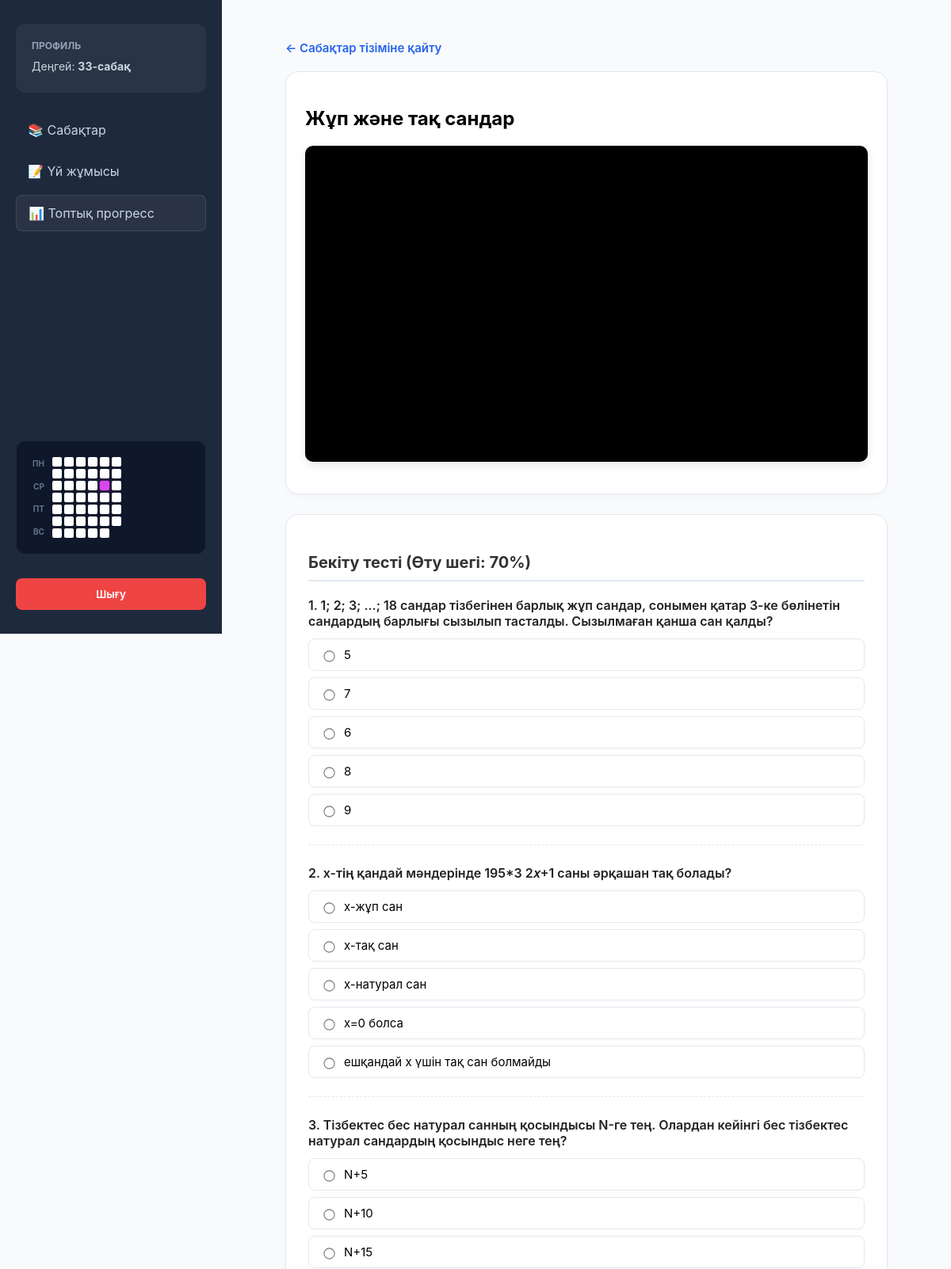
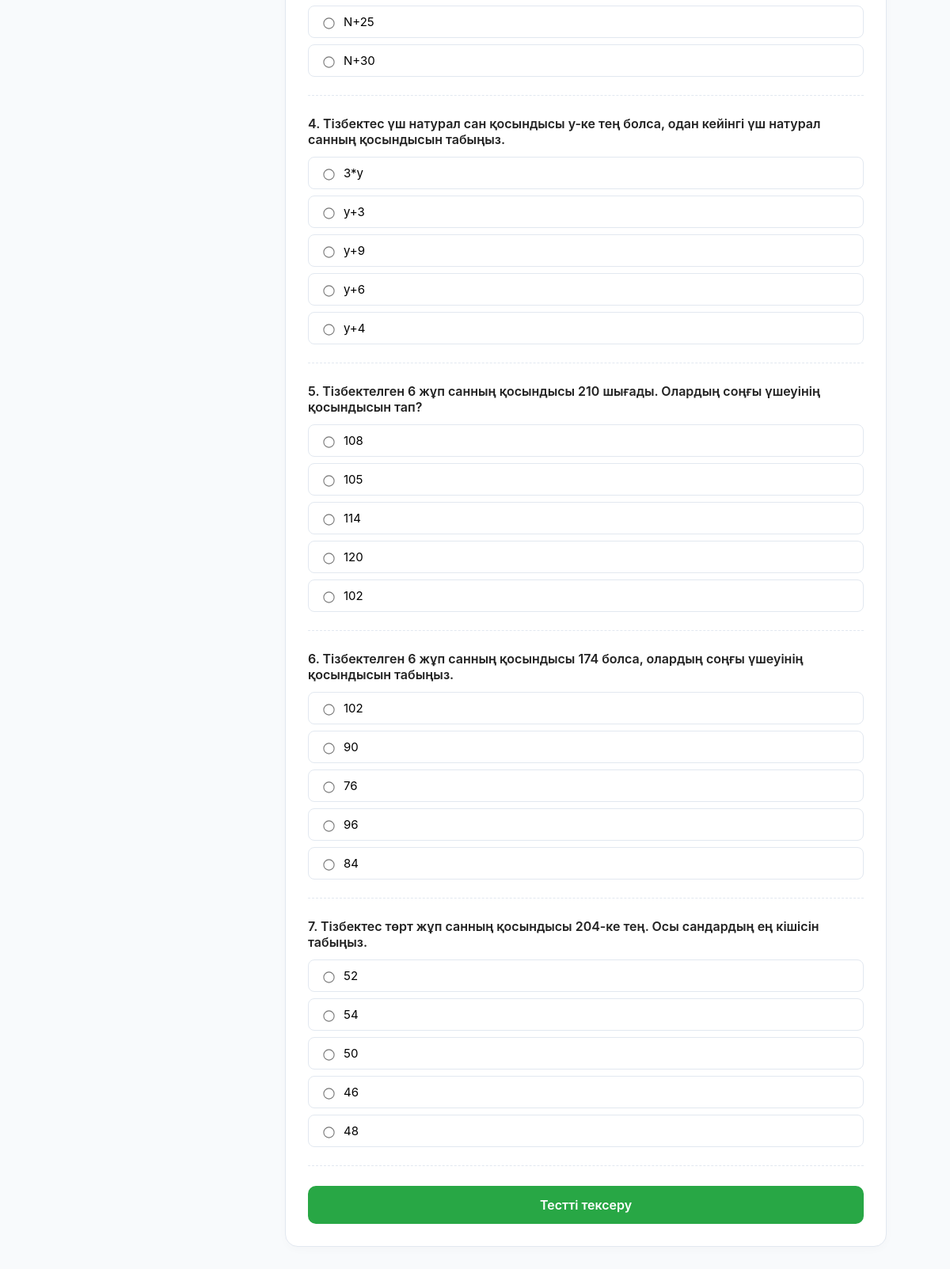
Page /lesson/2/ (signed in) on the committed database (2 pictures, top to bottom).
### courses/models.py (models this page shows, shortened)
class User(AbstractUser):
    phone_number = models.CharField(max_length=15, verbose_name="Телефон нөмірі")
    is_verified = models.BooleanField(default=False, verbose_name="Расталған ба?")
    otp_code = models.CharField(max_length=6, blank=True, null=True)
    current_lesson_order = models.PositiveIntegerField(default=1, verbose_name="Ашық сабақ реті")

class Lesson(models.Model):
    title = models.CharField(max_length=255, verbose_name="Сабақ тақырыбы")
    video_iframe = models.TextField(
        verbose_name="YouTube IFrame коды",
        help_text=(
            "МАҢЫЗДЫ НҰСҚАУЛЫҚ:"
            "1. <b>id='player'</b>"
            "2. ?enablejsapi=1"
        )
    )
    order = models.PositiveIntegerField(unique=True, verbose_name="Сабақ реті")
    class Meta:
        ordering = ['order']
    class Meta:
        ordering = ['order']

class Question(models.Model):
    lesson = models.ForeignKey(Lesson, on_delete=models.CASCADE, related_name='questions')
    text = models.TextField("Сұрақ мәтіні")

class Choice(models.Model):
    question = models.ForeignKey(Question, on_delete=models.CASCADE, related_name='choices')
    text = models.CharField("Жауап нұсқасы", max_length=255)
    is_correct = models.BooleanField("Дұрыс нұсқа", default=False)

### courses/views.py (the view)
# urls.py: path('lesson/<int:lesson_id>/', lesson_detail, name='lesson_detail'),
@login_required
def lesson_detail(request, lesson_id):
    lesson = get_object_or_404(Lesson, id=lesson_id)
    if lesson.order > request.user.current_lesson_order:
        return redirect('lesson_list')
    progress = LessonProgress.objects.filter(user=request.user, lesson_order=lesson.order).first()
    best_score = progress.best_score if progress else 0
    activity_data = get_user_activity_data(request.user)
    return render(request, 'lesson_detail.html', {
        'lesson': lesson,
        'best_score': best_score,
        'activity_data': activity_data,  # Sidebar үшін
    })

### courses/context_processors.py (called while the page is built)
def activity_context(request):
    if request.user.is_authenticated:
        activities = UserActivity.objects.filter(user=request.user).values_list('date', flat=True)
        today = timezone.now().date()
        start_date = today - timedelta(days=34)
        start_date -= timedelta(days=start_date.weekday())
        activity_data = []
        current_day = start_date
        while current_day <= today:
            activity_data.append({
                'date': current_day,
                'is_active': current_day in activities
            })
            current_day += timedelta(days=1)
        return {'activity_data': activity_data}
    return {'activity_data': []}

### courses/views.py (called while the page is built)
def get_user_activity_data(user):
    user_activities = UserActivity.objects.filter(user=user).values_list('date', flat=True)
    activities = {act_date for act_date in user_activities if act_date is not None}
    today = timezone.now().date()
    start_date = today - timedelta(days=34 + today.weekday())
    end_date = today + timedelta(days=(6 - today.weekday()))
    activity_data = []
    curr = start_date
    while curr <= end_date:
        activity_data.append({
            'date': curr,
            'is_active': curr in activities
        })
        curr += timedelta(days=1)
    return activity_data

### courses/templates/lesson_detail.html (shortened to what this page needs)
{% extends 'base.html' %}
{% block content %}
<div class="lesson-wrapper">
    <a href="{% url 'lesson_list' %}" class="back-btn">← Сабақтар тізіміне қайту</a>
    <div class="video-card">
        <h2>{{ lesson.title }}</h2>
        <div class="video-container">
            {{ lesson.video_iframe|safe }}
        </div>
    </div>
    <div class="quiz-card">
        <h3>Бекіту тесті (Өту шегі: 70%)</h3>
        {% if lesson.questions.all %}
            <form id="quiz-form" style="{% if best_score >= 70 %}display: none;{% else %}display: block;{% endif %}">
                {% for question in lesson.questions.all %}
                    <div class="question-block">
                        <p class="question-text">{{ forloop.counter }}. {{ question.text }}</p>
                        {% for choice in question.choices.all %}
                            <label class="choice-label">
                                <input type="radio" name="question_{{ question.id }}" value="{{ choice.id }}" required>
                                {{ choice.text }}
                            </label>
                        {% endfor %}
                    </div>
                {% endfor %}
                <button type="button" class="submit-btn" onclick="submitQuiz()">Тестті тексеру</button>
            </form>
        {% else %}
            <p style="color: #666; font-style: italic;">Бұл сабаққа әлі тест сұрақтары қосылмаған.</p>
        {% endif %}
    </div>
</div>
{% endblock %}

### courses/templates/base.html (shortened to what this page needs)
<!DOCTYPE html>
<html lang="kk">
<head>
</head>
<body>
    <div class="sidebar">
        <div class="profile-info">
            <h3>Профиль</h3>
            <p>Деңгей: <strong>{{ user.current_lesson_order }}-сабақ</strong></p>
        </div>
        <div class="menu-links">
            <a href="{% url 'lesson_list' %}">📚 Сабақтар</a>
            <a href="{% url 'homework' %}">📝 Үй жұмысы</a>
            <a href="{% url 'group_progress' %}" style="background: rgba(255,255,255,0.05); border: 1px solid rgba(255,255,255,0.1);">
                📊 Топтық прогресс
            </a>
        </div>
        {% if user.is_authenticated and activity_data %}
        <div class="activity-wrapper">
            <div class="heatmap-container">
                <div class="days-labels"><span>ПН</span><span>СР</span><span>ПТ</span><span>ВС</span></div>
                <div class="heatmap">
                    {% for day in activity_data %}
                        <div class="day-square {% if day.is_active %}active{% endif %}" title="{{ day.date|date:'d.m.Y' }}"></div>
                    {% endfor %}
                </div>
            </div>
        </div>
        {% endif %}
        <form action="{% url 'logout' %}" method="post" style="margin-top: auto;">
            {% csrf_token %}<button type="submit" class="logout-btn">Шығу</button>
        </form>
    </div>
    <div class="content">
        {% block content %}{% endblock %}
    </div>
</body>
</html>

### rows in the picture
User: current_lesson_order "33"
Lesson: title "Жұп және тақ сандар"
Question: text "1; 2; 3; ...; 18 сандар тізбегінен барлық жұп сандар, сонымен қатар 3-ке бөлінетін сандардың барлығы сызылып тасталды. Сызылмаған қанша сан қалды?"
Choice: text "5"
Choice: text "7"
Choice: text "6"
Choice: text "8"
Choice: text "9"
Question: text "х-тің қандай мәндерінде 195*3 2𝑥+1 саны әрқашан тақ болады?"
Choice: text "х-жұп сан"
Choice: text "х-тақ сан"
Choice: text "х-натурал сан"
Choice: text "х=0 болса"
Choice: text "ешқандай х үшін тақ сан болмайды"
Question: text "Тізбектес бес натурал санның қосындысы N-ге тең. Олардан кейінгі бес тізбектес натурал сандардың қосындыс неге тең?"
Choice: text "N+5"
Choice: text "N+10"
Choice: text "N+15"
Choice: text "N+25"
Choice: text "N+30"
Question: text "Тізбектес үш натурал сан қосындысы у-ке тең болса, одан кейінгі үш натурал санның қосындысын табыңыз."
Choice: text "3*у"
Choice: text "у+3"
Choice: text "у+9"
Choice: text "у+6"
Choice: text "у+4"
Question: text "Тізбектелген 6 жұп санның қосындысы 210 шығады. Олардың соңғы үшеуінің қосындысын тап?"
Choice: text "108"
Choice: text "105"
Choice: text "114"
Choice: text "120"
Choice: text "102"
Question: text "Тізбектелген 6 жұп санның қосындысы 174 болса, олардың соңғы үшеуінің қосындысын табыңыз."
Choice: text "102"
Choice: text "90"
Choice: text "76"
Choice: text "96"
Choice: text "84"
Question: text "Тізбектес төрт жұп санның қосындысы 204-ке тең. Осы сандардың ең кішісін табыңыз."
Choice: text "52"
Choice: text "54"
Choice: text "50"
Choice: text "46"
Choice: text "48"
